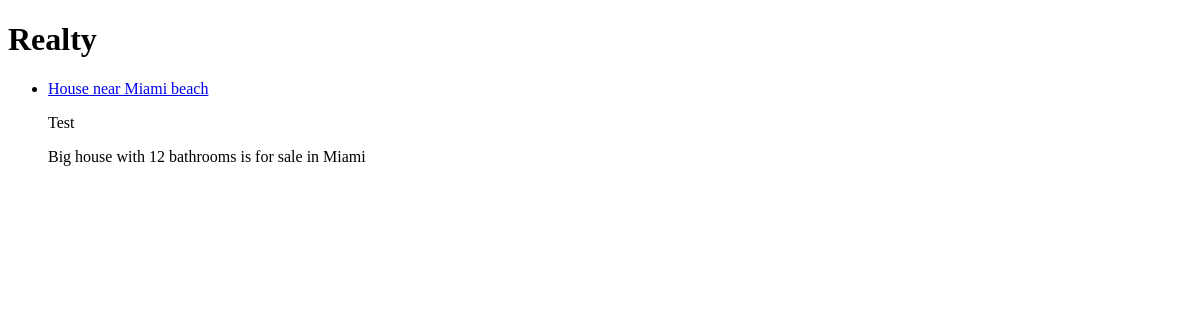
/4, run on an earlier commit of the app's database.
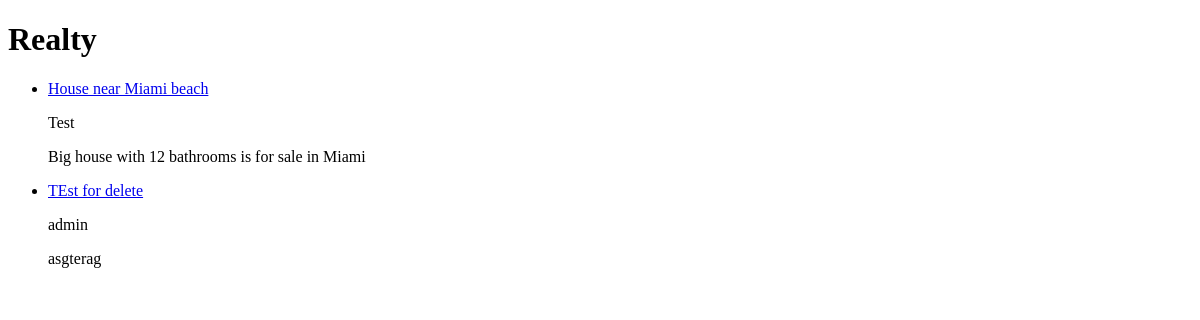
And on a later commit of the database.
### ads/models.py (models this page shows, shortened)
class Advertisement(models.Model):
    author = models.ForeignKey(CustomUser, on_delete=models.CASCADE, related_name='ads')
    title = models.CharField(max_length=150, blank=False)
    description = models.TextField(max_length=5000, blank=False)
    image = models.ImageField(upload_to=ad_image_path)
    date_pub = models.DateTimeField(auto_now_add=True)
    date_edit = models.DateTimeField(auto_now=True)
    category = models.ForeignKey(Category, on_delete=models.SET_DEFAULT, related_name='advertisements', default=default_category())

### bestclassified/models.py (models this page shows, shortened)
class CustomUser(AbstractUser):
    birth_date = models.DateField(blank=True, null=True)
    photo = models.ImageField(upload_to=user_profile_photo_path)
    telephone = PhoneField(blank=True)

### ads/views.py (the view)
# urls.py: re_path(r'^(?P<category_id>\w+)$', views.CategoryDetailed.as_view(), name='category_show'),
class CategoryDetailed(DetailView):
    model = Category
    template_name = 'ads/category_show.html'
    context_object_name = 'category'
    pk_url_kwarg = 'category_id'

### ads/templates/ads/category_show.html (shortened to what this page needs)
<!DOCTYPE html>
<html lang="en">
<head>
</head>
<body>
<h1>{{ category.title }}</h1>
{% if category.advertisements.all %}
<ul>
    {% for ad in category.advertisements.all %}
    <li>
        <a href="{% url 'ads:ad_show' ad.id %}">{{ ad.title }}</a>
        <p>{{ ad.author.username }}</p>
        <p>{{ ad.description }}</p>
    </li>
    {% endfor %}
</ul>
{% endif %}
</body>
</html>

What changed in the data, as far as the page shows it:
added Advertisement: title "TEst for delete", author.username "admin", description "asgterag"
